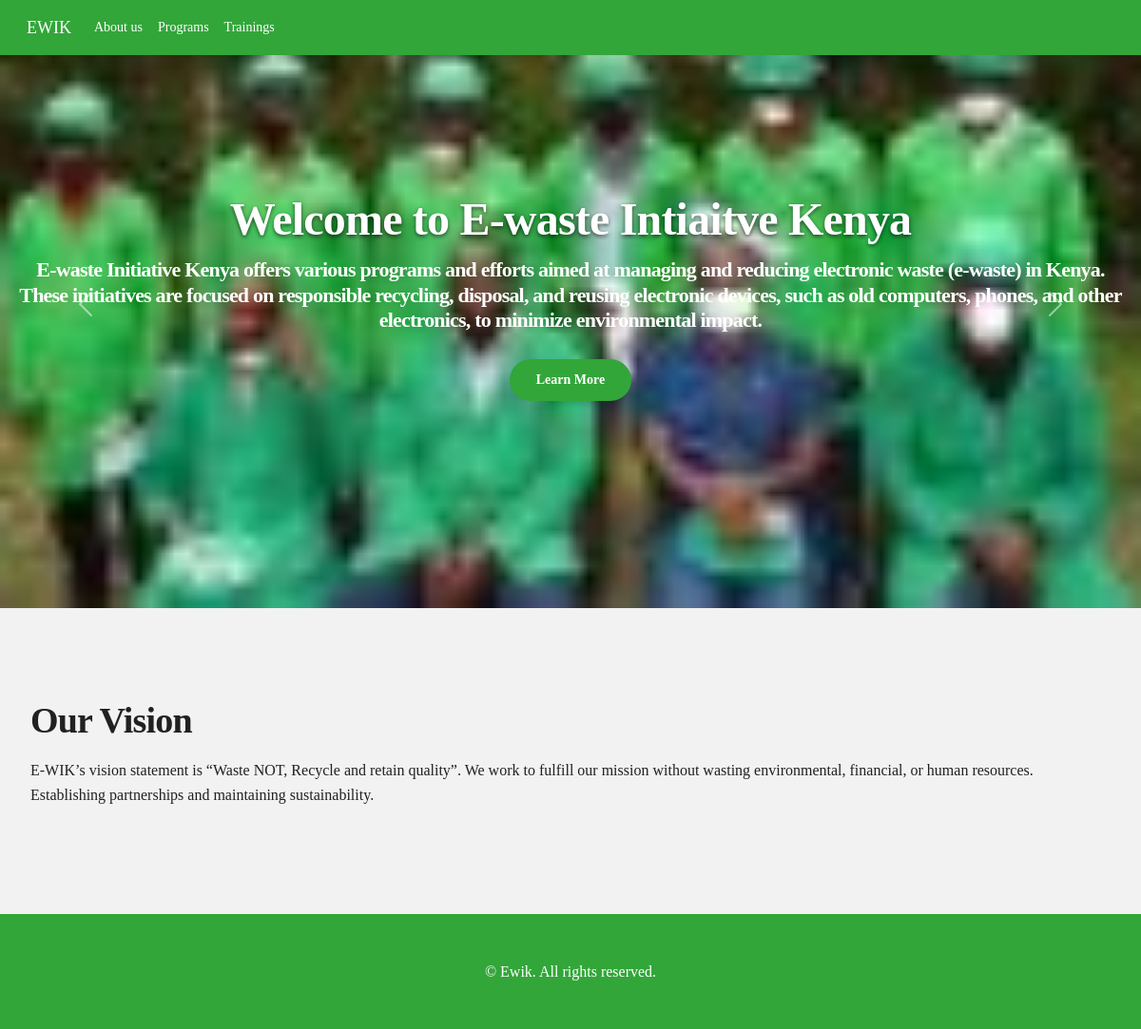
Page /our_vision/ on the committed database.
### pages/models.py (models this page shows, shortened)
class MenuLink(models.Model):
    title = models.CharField(max_length=100)
    url = models.CharField(max_length=200, blank=True)
    page = models.ForeignKey('Page', on_delete=models.SET_NULL, null=True, blank=True)
    order = models.IntegerField(default=0)
    is_visible = models.BooleanField(default=True)
    class Meta:
        ordering = ['order']

class Banner(models.Model):
    title = models.CharField(max_length=200)
    subtitle = models.TextField(blank=True)
    image = models.ImageField(upload_to='banners/')
    link = models.URLField(blank=True)
    button_text = models.CharField(max_length=50, blank=True, default="Learn More")
    position = models.PositiveIntegerField(default=0)
    start_date = models.DateField(blank=True, null=True)
    date_end = models.DateField(blank=True, null=True)
    is_active = models.BooleanField(default=True)
    class Meta:
        ordering = ['position']

class Page(models.Model):
    title = models.CharField(max_length=200)
    slug = models.SlugField(unique=True)
    content = models.TextField()
    is_published = models.BooleanField(default=True)
    created_at = models.DateTimeField(auto_now_add=True)
    updated_at = models.DateTimeField(auto_now=True)
    class Meta:
        ordering = ['-created_at']

### pages/views.py (the view)
# urls.py: path('<slug:slug>/', views.page_detail, name='page_detail'),
def page_detail(request, slug):
    page = get_object_or_404(Page, slug=slug, is_published=True)
    banners = Banner.objects.filter(is_active=True).order_by('position')
    menu_links = MenuLink.objects.filter(is_visible=True).order_by('order')
    return render(request, 'pages/page_detail.html', {
        'page': page,
        'banners': banners,
        'menu_links': menu_links,
    })

### pages/templates/pages/page_detail.html (shortened to what this page needs)
{% extends 'base.html' %}
{% block full_width_content %}
  {% if banners %}
    <div id="ewikCarousel" class="carousel slide carousel-fade" data-ride="carousel">
      <div class="carousel-inner">
        {% for banner in banners %}
          <div class="carousel-item {% if forloop.first %}active{% endif %}">
            <div class="page-header header-filter" style="background-image: url('{{ banner.image.url }}');">
              <div class="container text-center">
                <h1 class="title text-white">{{ banner.title }}</h1>
                {% if banner.subtitle %}
                  <h4 class="text-white">{{ banner.subtitle }}</h4>
                {% endif %}
                {% if banner.link %}
                  <a href="{{ banner.link }}" class="btn btn-primary btn-lg mt-3">
                    {{ banner.button_text }}
                  </a>
                {% endif %}
              </div>
            </div>
          </div>
        {% endfor %}
      </div>
      <a class="carousel-control-prev" href="#ewikCarousel" role="button" data-slide="prev">
        <span class="carousel-control-prev-icon" aria-hidden="true"></span>
      </a>
      <a class="carousel-control-next" href="#ewikCarousel" role="button" data-slide="next">
        <span class="carousel-control-next-icon" aria-hidden="true"></span>
      </a>
    </div>
  {% endif %}
{% endblock %}
{% block content %}
  <div class="container mt-5">
    <h1>{{ page.title }}</h1>
    <p>{{ page.content|linebreaks }}</p>
  </div>
{% endblock %}

### templates/includes/navbar.html (shortened to what this page needs)
<nav class="navbar navbar-expand-lg bg-primary fixed-top">
  <div class="container">
    <a class="navbar-brand text-white" href="/">EWIK</a>
    <div class="collapse navbar-collapse" id="navbarNav">
      <ul class="navbar-nav ml-auto">
        {% for link in menu_links %}
          <li class="nav-item">
            <a class="nav-link text-white" href="{{ link.url }}">{{ link.title }}</a>
          </li>
        {% endfor %}
      </ul>
    </div>
  </div>
</nav>

### static/css/_variables.css (style rules this page uses)
:root { --primary: #32A639; --secondary: #3FBF48; --accent: #B0D9B2; --background: #F2F2F2; --text-color: #212121; --color-dark-header: #2E2E2E; }

### static/css/_layout.css (style rules this page uses)
body { font-family: var(--font-base); font-size: 16px; color: var(--color-text); background-color: var(--bg-light); line-height: 1.6; margin: 0; padding: 0; -webkit-font-smoothing: antialiased; -moz-osx-font-smoothing: grayscale; }
.container { max-width: 1200px; margin: 0 auto; padding: 0 1rem; }
.text-center { text-align: center; }

### static/css/_typography.css (style rules this page uses)
h1, h2, h3, h4, h5, h6 { font-family: var(--font-base); font-weight: 700; color: var(--color-primary); line-height: 1.2; margin-bottom: 0.75rem; }
h1 { font-size: 2.375rem; }
h4 { font-size: 1.375rem; }
.text-white { color: white; }

### static/css/_components.css (style rules this page uses)
:root { --primary: #32A639; --secondary: #3FBF48; --accent: #B0D9B2; --background: #F2F2F2; --text-color: #212121; --color-dark-header: #2E2E2E; }
.bg-primary { background-color: var(--primary) !important; }
.navbar.bg-primary, .footer.bg-primary { background-color: var(--primary) !important; }
.btn { display: inline-block; padding: 0.75rem 1.75rem; font-weight: 600; text-align: center; border-radius: 9999px; text-decoration: none; cursor: pointer; transition: all 0.3s ease; box-shadow: 0 4px 6px rgba(0, 0, 0, 0.1); }
.btn-primary { background-color: var(--primary); border-color: var(--primary); color: white; }
.text-center { text-align: center !important; }
.mt-3 { margin-top: 1rem !important; }
.mt-5 { margin-top: 3rem !important; }
.page-header.header-filter { height: 80vh; background-size: cover; background-position: center; display: flex; align-items: center; justify-content: center; }
.carousel .title { font-size: 3rem; text-shadow: 0 2px 4px rgba(0,0,0,0.6); }
.carousel .btn { margin-top: 1rem; }

### rows in the picture
MenuLink: title "About us"
MenuLink: title "Programs"
MenuLink: title "Trainings"
Banner: image (picture), title "Welcome to E-waste Intiaitve Kenya", subtitle "E-waste Initiative Kenya offers various programs and efforts aimed at managing and reducing electronic waste (e-waste) in Kenya. These initiatives are focused on responsible recycling, disposal, and reusing electronic devices, such as old computers, phones, and other electronics, to minimize environmental impact.", button_text "Learn More"
Page: title "Our Vision", content "E-WIK’s vision statement is “Waste NOT, Recycle and retain quality”. We work to fulfill our mission without wasting environmental, financial, or human resources. Establishing partnerships and maintaining sustainability."
